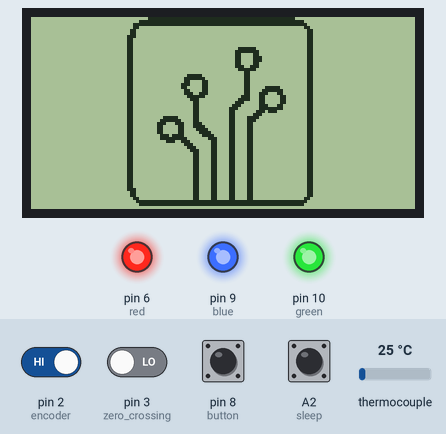
This sketch was run on a simulated Arduino Uno, built with avr-gcc and run on an emulated ATmega328P. Parts: 128×64 one-colour display, output pins drawn as LEDs (lit = HIGH). The inputs (shaded band) are chosen by the test bench; at power-on: A2 (sleep), pin 2 (encoder) HIGH, pin 3 (zero_crossing), pin 8 (button) LOW, thermocouple 25 °C. EEPROM starts erased; what the sketch prints to the serial monitor is not drawn.

Above: at 1.2 s.
1.3 s: A2 (sleep) pulled LOW for 1 s
At 2.32 s:
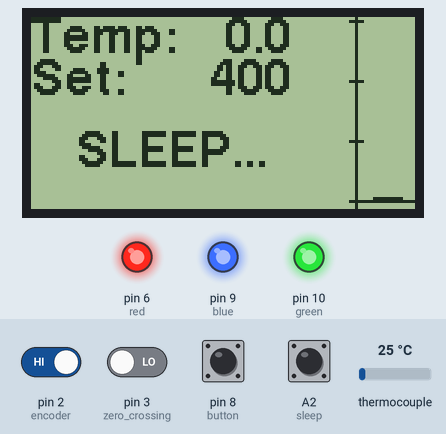
At 3.6 s:
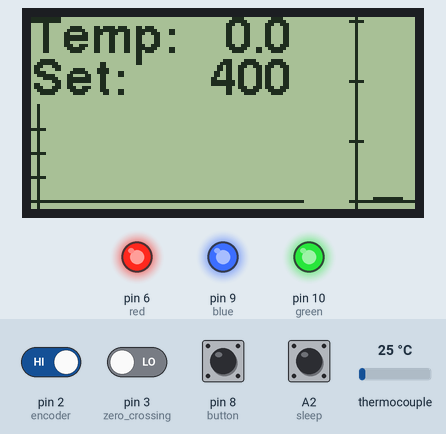
3.9 s: pin 8 (button) pulled HIGH for 1 s
At 4.4 s:
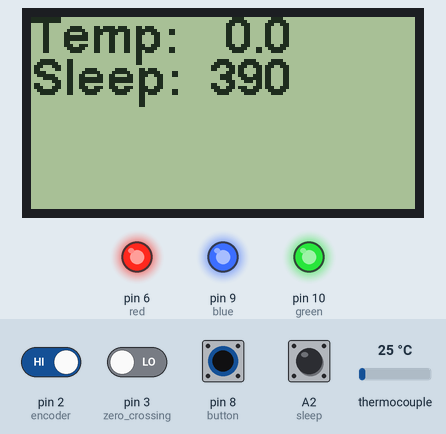
6.6 s: pin 8 (button) pulled HIGH for 0.15 s
Timing chart, 0 to 9.6 s (numbered marks = the images above; inputs shaded):
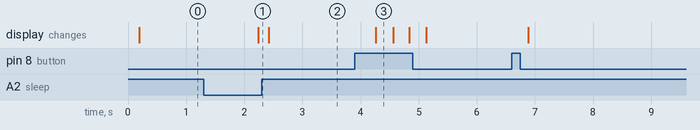

The sketch:

JBC_code.ino
```cpp
#include "U8glib.h"
#include "max6675.h"
#include <EEPROM.h>

U8GLIB_ST7920_128X64_4X u8g(13, 12, 11);
MAX6675 thermocouple(7, 5, 4);

const uint8_t rook_bitmap[] U8G_PROGMEM = {
  0x00, 0x00, 0x00, 0x00, 0x01, 0xFF, 0xFF, 0xFF, 0xFF, 0xFF, 0xFF, 0x00, 0x00, 0x00, 0x00, 0x00,
  0x00, 0x00, 0x00, 0x00, 0x0F, 0xFF, 0xFF, 0xFF, 0xFF, 0xFF, 0xFF, 0xE0, 0x00, 0x00, 0x00, 0x00,
  0x00, 0x00, 0x00, 0x00, 0x3F, 0xFF, 0xFF, 0xFF, 0xFF, 0xFF, 0xFF, 0xF0, 0x00, 0x00, 0x00, 0x00,
  0x00, 0x00, 0x00, 0x00, 0x30, 0x00, 0x00, 0x00, 0x00, 0x00, 0x00, 0x18, 0x00, 0x00, 0x00, 0x00,
  0x00, 0x00, 0x00, 0x00, 0x60, 0x00, 0x00, 0x00, 0x00, 0x00, 0x00, 0x0C, 0x00, 0x00, 0x00, 0x00,
  0x00, 0x00, 0x00, 0x00, 0x60, 0x00, 0x00, 0x00, 0x00, 0x00, 0x00, 0x0C, 0x00, 0x00, 0x00, 0x00,
  0x00, 0x00, 0x00, 0x00, 0xE0, 0x00, 0x00, 0x00, 0x00, 0x00, 0x00, 0x0C, 0x00, 0x00, 0x00, 0x00,
  0x00, 0x00, 0x00, 0x00, 0xC0, 0x00, 0x00, 0x00, 0x00, 0x00, 0x00, 0x0C, 0x00, 0x00, 0x00, 0x00,
  0x00, 0x00, 0x00, 0x00, 0xC0, 0x00, 0x00, 0x00, 0x00, 0x00, 0x00, 0x0C, 0x00, 0x00, 0x00, 0x00,
  0x00, 0x00, 0x00, 0x00, 0xC0, 0x00, 0x00, 0x00, 0x00, 0x00, 0x00, 0x0C, 0x00, 0x00, 0x00, 0x00,
  0x00, 0x00, 0x00, 0x00, 0xC0, 0x00, 0x00, 0x00, 0x07, 0xE0, 0x00, 0x0C, 0x00, 0x00, 0x00, 0x00,
  0x00, 0x00, 0x00, 0x00, 0xC0, 0x00, 0x00, 0x00, 0x0F, 0xF0, 0x00, 0x0C, 0x00, 0x00, 0x00, 0x00,
  0x00, 0x00, 0x00, 0x00, 0xC0, 0x00, 0x00, 0x00, 0x0C, 0x30, 0x00, 0x0C, 0x00, 0x00, 0x00, 0x00,
  0x00, 0x00, 0x00, 0x00, 0xC0, 0x00, 0x00, 0x00, 0x0C, 0x38, 0x00, 0x0C, 0x00, 0x00, 0x00, 0x00,
  0x00, 0x00, 0x00, 0x00, 0xC0, 0x00, 0x00, 0x00, 0x0C, 0x38, 0x00, 0x0C, 0x00, 0x00, 0x00, 0x00,
  0x00, 0x00, 0x00, 0x00, 0xC0, 0x00, 0x00, 0x00, 0x0C, 0x30, 0x00, 0x0C, 0x00, 0x00, 0x00, 0x00,
  0x00, 0x00, 0x00, 0x00, 0xC0, 0x00, 0x00, 0x00, 0x0E, 0x70, 0x00, 0x0C, 0x00, 0x00, 0x00, 0x00,
  0x00, 0x00, 0x00, 0x00, 0xC0, 0x00, 0x00, 0x00, 0x07, 0xE0, 0x00, 0x0C, 0x00, 0x00, 0x00, 0x00,
  0x00, 0x00, 0x00, 0x00, 0xC0, 0x00, 0x00, 0x00, 0x01, 0x80, 0x00, 0x0C, 0x00, 0x00, 0x00, 0x00,
  0x00, 0x00, 0x00, 0x00, 0xC0, 0x00, 0x0F, 0x80, 0x01, 0x80, 0x00, 0x0C, 0x00, 0x00, 0x00, 0x00,
  0x00, 0x00, 0x00, 0x00, 0xC0, 0x00, 0x1F, 0xC0, 0x01, 0x80, 0x00, 0x0C, 0x00, 0x00, 0x00, 0x00,
  0x00, 0x00, 0x00, 0x00, 0xC0, 0x00, 0x18, 0x60, 0x01, 0x80, 0x00, 0x0C, 0x00, 0x00, 0x00, 0x00,
  0x00, 0x00, 0x00, 0x00, 0xC0, 0x00, 0x38, 0x60, 0x01, 0x80, 0x00, 0x0C, 0x00, 0x00, 0x00, 0x00,
  0x00, 0x00, 0x00, 0x00, 0xC0, 0x00, 0x30, 0x60, 0x01, 0x83, 0xE0, 0x0C, 0x00, 0x00, 0x00, 0x00,
  0x00, 0x00, 0x00, 0x00, 0xC0, 0x00, 0x18, 0x60, 0x01, 0x87, 0xF0, 0x0C, 0x00, 0x00, 0x00, 0x00,
  0x00, 0x00, 0x00, 0x00, 0xC0, 0x00, 0x1C, 0xE0, 0x01, 0x8E, 0x30, 0x0C, 0x00, 0x00, 0x00, 0x00,
  0x00, 0x00, 0x00, 0x00, 0xC0, 0x00, 0x0F, 0xC0, 0x03, 0x8C, 0x18, 0x0C, 0x00, 0x00, 0x00, 0x00,
  0x00, 0x00, 0x00, 0x00, 0xC0, 0x00, 0x07, 0x00, 0x07, 0x8C, 0x18, 0x0C, 0x00, 0x00, 0x00, 0x00,
  0x00, 0x00, 0x00, 0x00, 0xC0, 0x00, 0x03, 0x00, 0x0E, 0x0C, 0x18, 0x0C, 0x00, 0x00, 0x00, 0x00,
  0x00, 0x00, 0x00, 0x00, 0xC0, 0x00, 0x03, 0x00, 0x1C, 0x0E, 0x30, 0x0C, 0x00, 0x00, 0x00, 0x00,
  0x00, 0x00, 0x00, 0x00, 0xC0, 0x00, 0x03, 0x00, 0x38, 0x0F, 0xF0, 0x0C, 0x00, 0x00, 0x00, 0x00,
  0x00, 0x00, 0x00, 0x00, 0xC0, 0x00, 0x03, 0x00, 0x30, 0x1D, 0xC0, 0x0C, 0x00, 0x00, 0x00, 0x00,
  0x00, 0x00, 0x00, 0x00, 0xC0, 0x00, 0x03, 0x00, 0x30, 0x38, 0x00, 0x0C, 0x00, 0x00, 0x00, 0x00,
  0x00, 0x00, 0x00, 0x00, 0xC0, 0x0F, 0x83, 0x00, 0x30, 0xF0, 0x00, 0x0C, 0x00, 0x00, 0x00, 0x00,
  0x00, 0x00, 0x00, 0x00, 0xC0, 0x1F, 0xC3, 0x00, 0x30, 0xE0, 0x00, 0x0C, 0x00, 0x00, 0x00, 0x00,
  0x00, 0x00, 0x00, 0x00, 0xC0, 0x38, 0xE3, 0x80, 0x30, 0xC0, 0x00, 0x0C, 0x00, 0x00, 0x00, 0x00,
  0x00, 0x00, 0x00, 0x00, 0xC0, 0x30, 0x63, 0xC0, 0x30, 0xC0, 0x00, 0x0C, 0x00, 0x00, 0x00, 0x00,
  0x00, 0x00, 0x00, 0x00, 0xC0, 0x30, 0x61, 0xE0, 0x30, 0xC0, 0x00, 0x0C, 0x00, 0x00, 0x00, 0x00,
  0x00, 0x00, 0x00, 0x00, 0xC0, 0x30, 0x60, 0xF0, 0x30, 0xC0, 0x00, 0x0C, 0x00, 0x00, 0x00, 0x00,
  0x00, 0x00, 0x00, 0x00, 0xC0, 0x1D, 0xE0, 0x78, 0x30, 0xC0, 0x00, 0x0C, 0x00, 0x00, 0x00, 0x00,
  0x00, 0x00, 0x00, 0x00, 0xC0, 0x1F, 0xF0, 0x1C, 0x30, 0xC0, 0x00, 0x0C, 0x00, 0x00, 0x00, 0x00,
  0x00, 0x00, 0x00, 0x00, 0xC0, 0x07, 0x38, 0x0C, 0x30, 0xC0, 0x00, 0x0C, 0x00, 0x00, 0x00, 0x00,
  0x00, 0x00, 0x00, 0x00, 0xC0, 0x00, 0x1C, 0x0C, 0x30, 0xC0, 0x00, 0x0C, 0x00, 0x00, 0x00, 0x00,
  0x00, 0x00, 0x00, 0x00, 0xC0, 0x00, 0x0E, 0x0C, 0x30, 0xC0, 0x00, 0x0C, 0x00, 0x00, 0x00, 0x00,
  0x00, 0x00, 0x00, 0x00, 0xC0, 0x00, 0x07, 0x0C, 0x30, 0xC0, 0x00, 0x0C, 0x00, 0x00, 0x00, 0x00,
  0x00, 0x00, 0x00, 0x00, 0xC0, 0x00, 0x03, 0x0C, 0x30, 0xC0, 0x00, 0x0C, 0x00, 0x00, 0x00, 0x00,
  0x00, 0x00, 0x00, 0x00, 0xC0, 0x00, 0x03, 0x0C, 0x30, 0xC0, 0x00, 0x0C, 0x00, 0x00, 0x00, 0x00,
  0x00, 0x00, 0x00, 0x00, 0xC0, 0x00, 0x03, 0x0C, 0x30, 0xC0, 0x00, 0x0C, 0x00, 0x00, 0x00, 0x00,
  0x00, 0x00, 0x00, 0x00, 0xC0, 0x00, 0x03, 0x0C, 0x30, 0xC0, 0x00, 0x0C, 0x00, 0x00, 0x00, 0x00,
  0x00, 0x00, 0x00, 0x00, 0xC0, 0x00, 0x03, 0x0C, 0x30, 0xC0, 0x00, 0x0C, 0x00, 0x00, 0x00, 0x00,
  0x00, 0x00, 0x00, 0x00, 0xC0, 0x00, 0x03, 0x0C, 0x30, 0xC0, 0x00, 0x0C, 0x00, 0x00, 0x00, 0x00,
  0x00, 0x00, 0x00, 0x00, 0xC0, 0x00, 0x03, 0x0C, 0x30, 0xC0, 0x00, 0x0C, 0x00, 0x00, 0x00, 0x00,
  0x00, 0x00, 0x00, 0x00, 0xC0, 0x00, 0x03, 0x0C, 0x30, 0xC0, 0x00, 0x0C, 0x00, 0x00, 0x00, 0x00,
  0x00, 0x00, 0x00, 0x00, 0xC0, 0x00, 0x03, 0x0C, 0x30, 0xC0, 0x00, 0x0C, 0x00, 0x00, 0x00, 0x00,
  0x00, 0x00, 0x00, 0x00, 0xC0, 0x00, 0x03, 0x0C, 0x30, 0xC0, 0x00, 0x0C, 0x00, 0x00, 0x00, 0x00,
  0x00, 0x00, 0x00, 0x00, 0xC0, 0x00, 0x03, 0x0C, 0x30, 0xC0, 0x00, 0x0C, 0x00, 0x00, 0x00, 0x00,
  0x00, 0x00, 0x00, 0x00, 0xC0, 0x00, 0x03, 0x0C, 0x30, 0xC0, 0x00, 0x0C, 0x00, 0x00, 0x00, 0x00,
  0x00, 0x00, 0x00, 0x00, 0xE0, 0x00, 0x03, 0x0C, 0x30, 0xC0, 0x00, 0x0C, 0x00, 0x00, 0x00, 0x00,
  0x00, 0x00, 0x00, 0x00, 0x60, 0x00, 0x03, 0x0C, 0x30, 0xC0, 0x00, 0x0C, 0x00, 0x00, 0x00, 0x00,
  0x00, 0x00, 0x00, 0x00, 0x60, 0x00, 0x03, 0x0C, 0x30, 0xC0, 0x00, 0x0C, 0x00, 0x00, 0x00, 0x00,
  0x00, 0x00, 0x00, 0x00, 0x30, 0x00, 0x03, 0x0C, 0x30, 0xC0, 0x00, 0x18, 0x00, 0x00, 0x00, 0x00,
  0x00, 0x00, 0x00, 0x00, 0x1F, 0xFF, 0xFF, 0xFF, 0xFF, 0xFF, 0xFF, 0xF0, 0x00, 0x00, 0x00, 0x00,
  0x00, 0x00, 0x00, 0x00, 0x0F, 0xFF, 0xFF, 0xFF, 0xFF, 0xFF, 0xFF, 0xE0, 0x00, 0x00, 0x00, 0x00,
  0x00, 0x00, 0x00, 0x00, 0x00, 0x00, 0x00, 0x00, 0x00, 0x00, 0x00, 0x00, 0x00, 0x00, 0x00, 0x00
};

volatile int lastEncoded = 0;
volatile long encoderValue = 0;
int last = 0;

volatile float temperature;//measured temp
volatile float dispTemperature[10];//average for display
volatile word pottemperature;//current set temp
volatile word settemperature;//current set temp
volatile word sleeptemperature;//user set sleep temp
volatile int counter;//measure interval
volatile int count;//pwm counter
volatile int power[10];//average for display
int tempGraph[40];

long lastencoderValue = 0;

int lastMSB = 0;
int lastLSB = 0;

byte state;
unsigned long timer;
bool initt = false;
bool sleep = false;
volatile bool trained = false;
volatile int fullPower = 0;
volatile int fullPowerSet = 0;

void setup() {
  Serial.begin(115200);
  pinMode(2, INPUT);//encoder
  pinMode(A4, INPUT);//encoder
  pinMode(A5, INPUT);//encoder
  pinMode(8, INPUT);//button
  pinMode(6, OUTPUT);//red
  digitalWrite(6, HIGH);
  pinMode(9, OUTPUT);//blue
  digitalWrite(9, HIGH);
  pinMode(10, OUTPUT);//green
  digitalWrite(10, HIGH);

  pinMode(3, INPUT);//zero crossing
  pinMode(A0, OUTPUT);//power
  pinMode(A2, INPUT_PULLUP);//sleep
  digitalWrite(A0, LOW);//switch iron off

  counter = 0;
  temperature = thermocouple.readCelsius();
  settemperature = word(EEPROM.read(0), EEPROM.read(1));
  sleeptemperature = word(EEPROM.read(2), EEPROM.read(3));
  attachInterrupt(0, updateEncoder, CHANGE);
  attachInterrupt(1, zero, RISING);
  // wait for MAX chip to stabilize
  //delay(500);
  u8g.begin();
  u8g.setColorIndex(0);         // pixel on
  u8g.drawBox(0, 0, 128, 64);
  u8g.setColorIndex(1);         // pixel on
  timer = millis() + 2000;
  state = 0;

}

void loop() {

  if (digitalRead(8) && initt) {

    state++;
    encoderValue = 0;
    last = 0;
    if (state >= 3) {
      state = 1;
      EEPROM.write(0, highByte(settemperature));
      EEPROM.write(1, lowByte(settemperature));
      EEPROM.write(2, highByte(sleeptemperature));
      EEPROM.write(3, lowByte(sleeptemperature));
    }


    delay(200);
  }

  if (millis() > timer && !initt) {
    state++;
    initt = true;
    timer = millis() + 1000;
  }
  else if (millis() > timer && initt) {
    for (int i = 39; i > 0; i--) {
      tempGraph[i] = tempGraph[i - 1];
    }
    tempGraph[0] = ((dispTemperature[0] + dispTemperature[1] + dispTemperature[2] + dispTemperature[3] + dispTemperature[4] + dispTemperature[5] + dispTemperature[6] + dispTemperature[7] + dispTemperature[8] + dispTemperature[9]) / 10);
    timer = millis() + 1000;
  }

  if (!digitalRead(A2)) {
    pottemperature = sleeptemperature;
    sleep = true;
    if (((dispTemperature[0] + dispTemperature[1] + dispTemperature[2] + dispTemperature[3] + dispTemperature[4] + dispTemperature[5] + dispTemperature[6] + dispTemperature[7] + dispTemperature[8] + dispTemperature[9]) / 10) < settemperature - 30) {
      fullPower =  fullPowerSet - (((((dispTemperature[0] + dispTemperature[1] + dispTemperature[2] + dispTemperature[3] + dispTemperature[4] + dispTemperature[5] + dispTemperature[6] + dispTemperature[7] + dispTemperature[8] + dispTemperature[9]) / 10) - sleeptemperature) / (settemperature - sleeptemperature)) * fullPowerSet);
    }
    else {
      fullPower = 0;
    }

    Serial.println( fullPower);
  }
  else {
    pottemperature = settemperature;
    sleep = false;
  }

  switch (state) {
    case 0://start logo
      u8g.firstPage();
      do {
        u8g.drawBitmapP( 0, 0, 16, 64, rook_bitmap);
      } while ( u8g.nextPage() );

      break;
    case 1://set temp+graph

      settemperature += (encoderValue - last) * 2;
      last = encoderValue;
      settemperature = constrain(settemperature, sleeptemperature + 10, 400);
      u8g.firstPage();
      do {
        //graphic commands to redraw the complete screen should be placed here
        // u8g.setFont(u8g_font_unifont);
        u8g.setFont(u8g_font_helvB12);
        char buf[100];
        double dispTemp = (dispTemperature[0] + dispTemperature[1] + dispTemperature[2] + dispTemperature[3] + dispTemperature[4] + dispTemperature[5] + dispTemperature[6] + dispTemperature[7] + dispTemperature[8] + dispTemperature[9]) / 10;
        dtostrf(dispTemp, 4, 1, buf);
        u8g.drawStr( 0, 12, "Temp:");
        u8g.drawStr( 60, 12, buf);
        ltoa(settemperature, buf, 10);
        u8g.drawStr( 0, 26, "Set:");
        u8g.drawStr( 60, 26, buf);
        double dispPower = ((power[0] + power[1] + power[2] + power[3] + power[4]) / 5) * 1.5; //+ power[5] + power[6] + power[7] + power[8] + power[9]) / 10) ;

        u8g.drawLine(108, 0, 108, 64);
        u8g.drawLine(106, 61, 128, 61);

        u8g.drawLine(106, 41, 110, 41);
        u8g.drawLine(106, 21, 110, 21);
        u8g.drawLine(106, 1, 110, 1);

        u8g.drawBox(114, 60 - int(dispPower), 10, int(dispPower) + 1);

        if (sleep) {
          u8g.drawStr( 15, 50, "SLEEP...");
        }
        else {
          u8g.drawLine(2, 29, 2, 63);
          u8g.drawLine(0, 61, 90, 61);

          u8g.drawLine(0, 53, 4, 53);
          u8g.drawLine(0, 45, 4, 45);
          u8g.drawLine(0, 37, 4, 37);

          for (int i = 0; i < 39; i++) {
            u8g.drawLine(5 + (i * 2), int(61 - (tempGraph[i] * 0.08)), 7 + (i * 2), int(61 - (tempGraph[i + 1] * 0.08)));
          }
        }

        if(trained){
          u8g.drawLine(123, 0, 127, 0);
          u8g.drawLine(125, 1, 125, 5);
        }

      } while ( u8g.nextPage() );

      break;
    case 2://sleep temp set
      sleeptemperature += (encoderValue - last) * 2;
      last = encoderValue;
      sleeptemperature = constrain(sleeptemperature, 0, settemperature - 10);
      u8g.firstPage();
      do {
        //graphic commands to redraw the complete screen should be placed here
        u8g.setFont(u8g_font_helvB12);
        char buf[100];
        double dispTemp = (dispTemperature[0] + dispTemperature[1] + dispTemperature[2] + dispTemperature[3] + dispTemperature[4] + dispTemperature[5] + dispTemperature[6] + dispTemperature[7] + dispTemperature[8] + dispTemperature[9]) / 10;
        dtostrf(dispTemp, 4, 1, buf);
        u8g.drawStr( 0, 12, "Temp:");
        u8g.drawStr( 60, 12, buf);
        ltoa(sleeptemperature, buf, 10);
        u8g.drawStr( 0, 26, "Sleep:");
        u8g.drawStr( 60, 26, buf);

      } while ( u8g.nextPage() );
      break;
  }
}


//Interrupts:
void zero() {
  counter++;

  if (counter < count) {
    if (temperature <= pottemperature) {
      digitalWrite(A0, HIGH);
    }
    else {
      digitalWrite(A0, LOW);
    }
  }
  else if (counter >= 40 + count) {

    detachInterrupt(1);
    if (trained && fullPower > 0 && !sleep) {
      fullPower--;
      count=40;
      counter=0;
    }
    else {
      temperature = thermocouple.readCelsius() * 1.28;
      if (!isnan(temperature) && temperature < 500)
      {
        for (int i = 9; i > 0; i--) {
          dispTemperature[i] = dispTemperature[i - 1];
        }
        dispTemperature[0] = temperature;

        if (temperature < pottemperature) { // If heat is missing
          double temp = sqrt(pottemperature - temperature) * 9;
          count = temp;
          count = constrain(count, 0, 40);


          if (!trained && count == 40) {
            fullPowerSet++;
          }
          if (!trained && count != 40 && fullPowerSet > 0) {
            trained = true;
            Serial.println(fullPowerSet);
          }
        }
        else {
          count = 0;
        }
        counter = 0;
      }
      else {
        Serial.print("NAN");
        Serial.println(temperature);
        counter = 0;
        count = 0;
        digitalWrite(A0, LOW);
      }
    }

    for (int i = 4; i > 0; i--) {
      power[i] = power[i - 1];
    }
    power[0] = count;
    attachInterrupt(1, zero, RISING);
  }
  else if (counter >= count) {
    digitalWrite(A0, LOW);
  }
}

void updateEncoder() {
  int MSB = digitalRead(A4); //MSB = most significant bit
  int LSB = digitalRead(A5); //LSB = least significant bit

  int encoded = (MSB << 1) | LSB; //converting the 2 pin value to single number
  int sum  = (lastEncoded << 2) | encoded; //adding it to the previous encoded value

  if (sum == 0b1101 || sum == 0b0100 || sum == 0b0010 || sum == 0b1011) encoderValue ++;
  if (sum == 0b1110 || sum == 0b0111 || sum == 0b0001 || sum == 0b1000) encoderValue --;

  lastEncoded = encoded; //store this value for next time
  fullPowerSet = 0;
  trained = false;
}
```

Measured:
- after the input at 1.3 s, the display: changes after 0.94 s (image 1)
- after the input at 3.9 s, the display: changes after 0.36 s (image 3)
